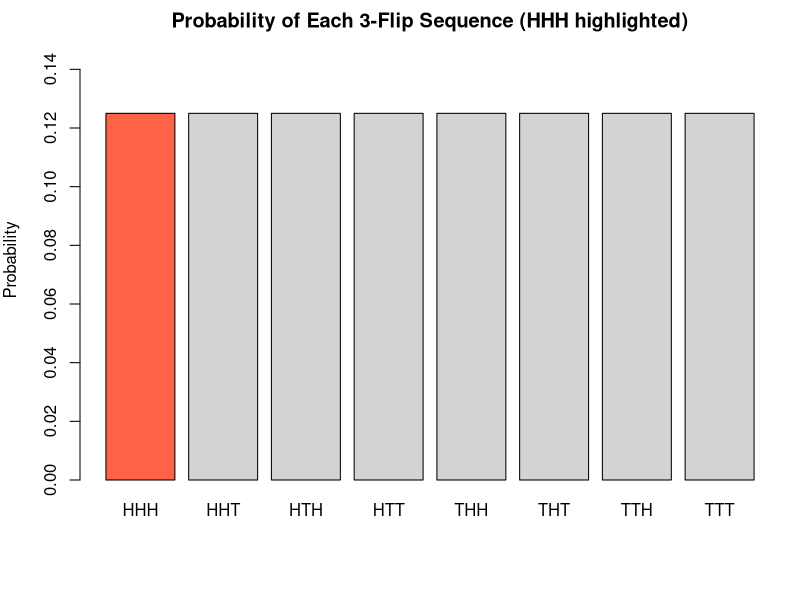

Here is the R script that generated this plot:
## ---- chunk 1
# 1) How many different license plates can be made from six digits?
license_plates <- 10^6 # 10 choices per digit, 6 positions
# e.g. (0123456789)(0123456789)(...)(...)(...)(...)

# 2) When flipping a coin, what is the probability you will get heads three times in a row?
p_hhh <- (1 / 2)^3 # independent flips

# Build a simple visualization of all 8 sequences, highlight HHH
seqs <- c("HHH", "HHT", "HTH", "HTT", "THH", "THT", "TTH", "TTT")
probs <- rep(1 / 8, length(seqs)) # fair coin, all sequences equally likely
cols <- ifelse(seqs == "HHH", "tomato", "lightgray")

# Draw bar chart
op <- par(mar = c(6, 4, 2, 1)) # more space for x labels
barplot(
    probs,
    names.arg = seqs,
    col = cols,
    ylim = c(0, max(probs) * 1.2),
    main = "Probability of Each 3-Flip Sequence (HHH highlighted)",
    ylab = "Probability"
)
par(op)

# 3) Given a standard 52 card deck of cards, what is the probability you’ll randomly draw an Ace of Spades and then Two of Hearts in a row?
p_aceofspaces_twoofhearts <- (1 / 52) * (1 / 51)

# 4) Dice: given first die is 6, P(sum = 9) means second die must be 3
p_sum9_given_first6 <- 1 / 6

# 5) Investment expected value
ev_invest <- 0.30 * 70000 + 0.70 * (-40000) # dollars

# 6) Lottery expected value (per $2 ticket)
# Prizes: 1 x 200,000; 5 x 1,000; 15 x 300; 25 x 10; total tickets = 5,000,000
total_tix <- 5e6
expected_winnings <- (1 * 200000 + 5 * 1000 + 15 * 300 + 25 * 10) / total_tix
expected_net <- expected_winnings - 2 # subtract ticket cost

# ---- Print clear answers ----
cat("1) License plates (six digits):", format(license_plates, big.mark = ","), "\n\n")

cat(
    "2) P(HHH):", p_hhh, "which is 1/8 =", round(p_hhh, 3), "\n",
    "   (See chart above.)\n\n"
)

cat(
    "3) P(Ace of Spades then Two of Hearts):", p_aceofspaces_twoofhearts,
    "≈", signif(p_aceofspaces_twoofhearts, 3), "\n\n"
)

cat(
    "4) P(sum=9 | first die is 6):", p_sum9_given_first6,
    "=", round(p_sum9_given_first6, 3), "\n\n"
)

cat("5) Investment EV ($):", ev_invest, "\n")
cat("   Decision:", ifelse(ev_invest > 0, "Invest (positive EV).", "Do not invest (negative EV)."), "\n\n")

cat("6) Lottery expected winnings per ticket ($):", round(expected_winnings, 5), "\n")
cat("   Lottery expected net per ticket after $2 cost ($):", round(expected_net, 5), "\n")
